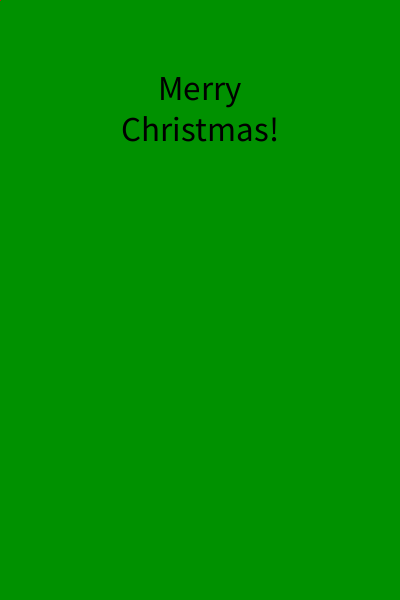
Frame 1 (no input)
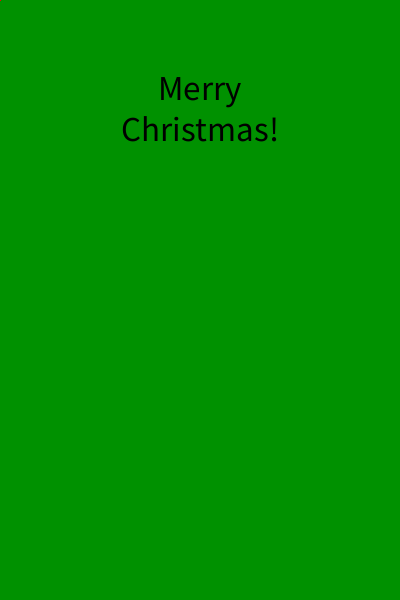
Frame 60 (the mouse pressed at the canvas centre just before this capture)
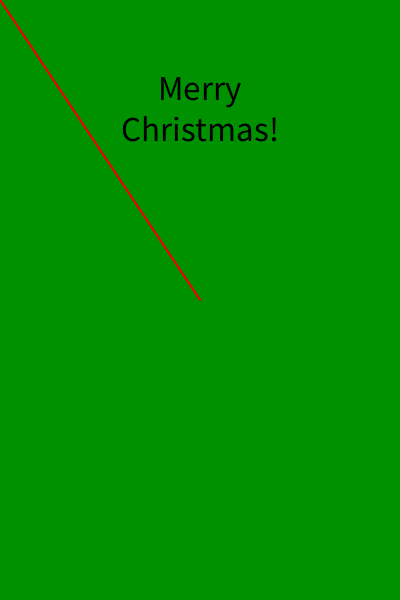
Frame 120 (the mouse held since frame 60 and released just before this capture)

The Processing sketch that drew these frames (run headless with seeded random() and noise(); from frame 60 on, the mouse is pressed at the canvas centre):

// Processing sketch: processing_83266
// ── processing_83266.pde

void setup()
{
size(400, 600);
background(0, 145, 0);
smooth();
textSize(35);
textAlign(CENTER);
fill(0,0,0);
text("Merry\nChristmas!", 200, 100);
}

void draw()
{
stroke(240, 0, 0);
line(0, 0, mouseX, mouseY);
} 
